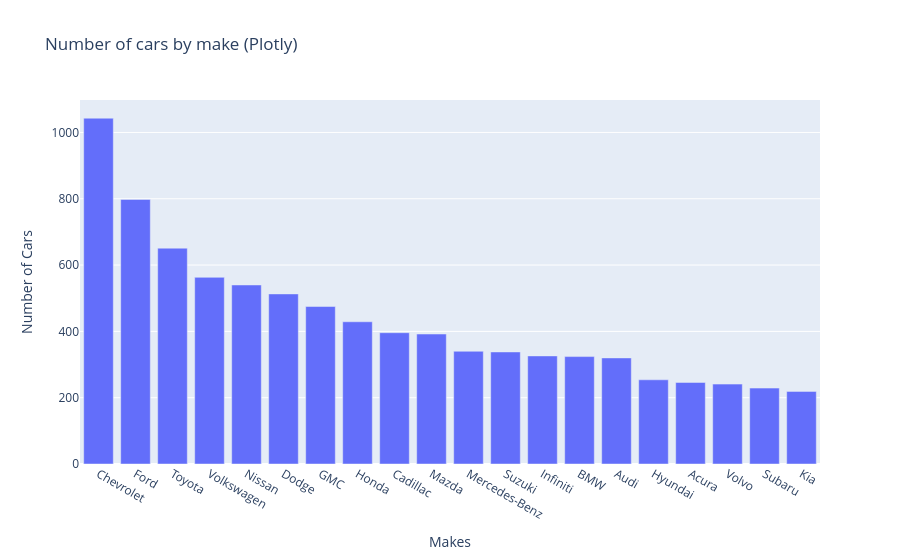

The notebook cell this image was saved under:
### Code cell
top_makes = Data.Make.value_counts().nlargest(20).reset_index()
top_makes.columns = ["Makes" , "Count"]
figure_2 = px.bar(top_makes, x = "Makes" , y = "Count", 
                  title = "Number of cars by make (Plotly)",
                  labels = {"Count" : "Number of Cars" , "Make" : "Make"})
figure_2.show()

### Figure 1 — Plotly figure (JSON) as saved in the notebook; plotly's stock layout.template omitted (floating-point values rounded to 4 significant figures)
{"data": [{"alignmentgroup": "True", "hovertemplate": "Makes=%{x}<br>Number of Cars=%{y}<extra></extra>", "legendgroup": "", "marker": {"color": "#636efa", "pattern": {"shape": ""}}, "name": "", "offsetgroup": "", "orientation": "v", "showlegend": false, "textposition": "auto", "type": "bar", "x": ["Chevrolet", "Ford", "Toyota", "Volkswagen", "Nissan", "Dodge", "GMC", "Honda", "Cadillac", "Mazda", "Mercedes-Benz", "Suzuki", "Infiniti", "BMW", "Audi", "Hyundai", "Acura", "Volvo", "Subaru", "Kia"], "xaxis": "x", "y": [1043, 798, 651, 563, 540, 513, 475, 429, 396, 392, 340, 338, 326, 324, 320, 254, 246, 241, 229, 219], "yaxis": "y"}], "layout": {"barmode": "relative", "legend": {"tracegroupgap": 0}, "title": {"text": "Number of cars by make (Plotly)"}, "xaxis": {"anchor": "y", "domain": [0, 1], "title": {"text": "Makes"}}, "yaxis": {"anchor": "x", "domain": [0, 1], "title": {"text": "Number of Cars"}}}}
